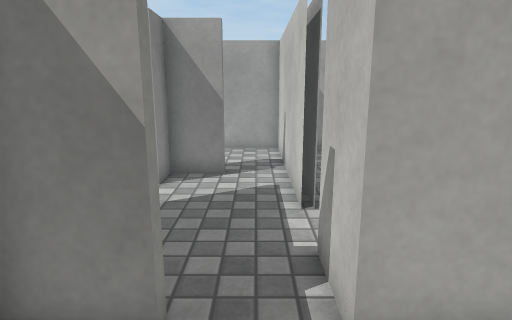
view 1 (above)

20 first-person views from a walk through a scene from a Unity 3-D project. The camera is 1.3 m above the floor, tilts 12° down and sees 75° across. The floor is counted in squares, 0.5 m on a side. Each view is taken from the middle of a square. On the plan, view 1 faces up. The plan holds only what a view shows up to about 20 squares ahead; the rest is blank. The place goes on beyond the plan. Surface patterns are stand-ins for the level's own textures.

view 2
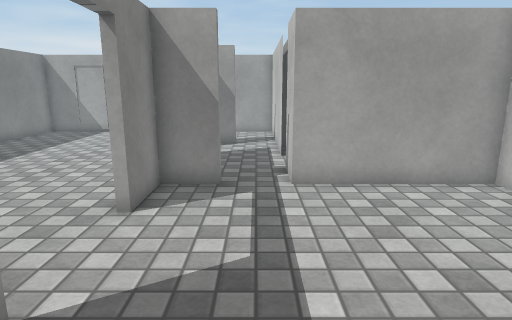

view 3
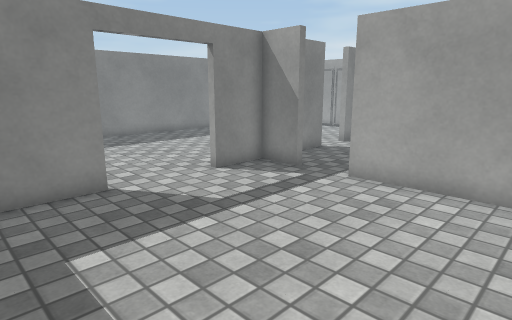

view 4
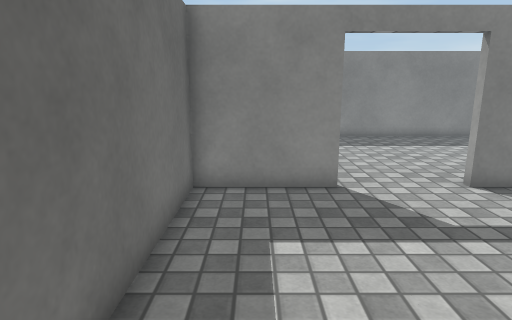

view 5
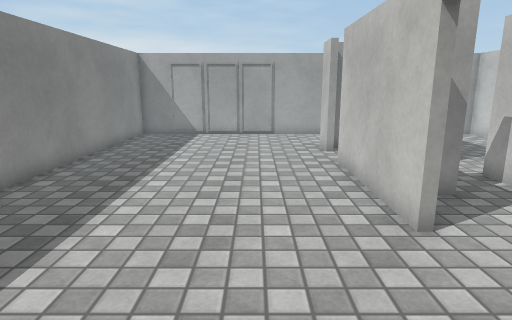

view 6
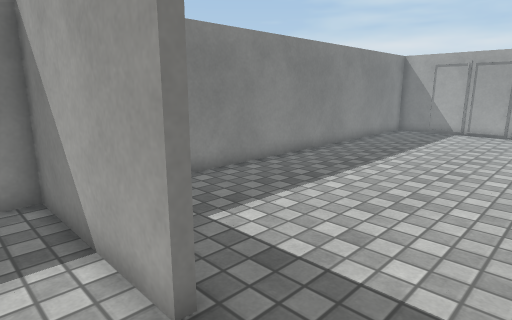

view 7
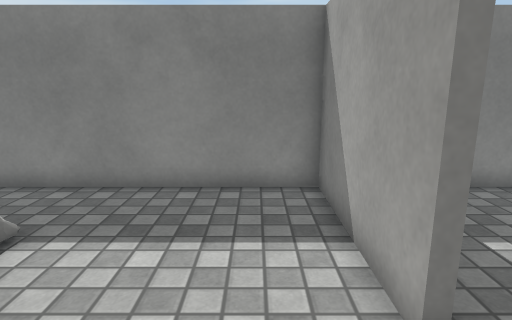

view 8
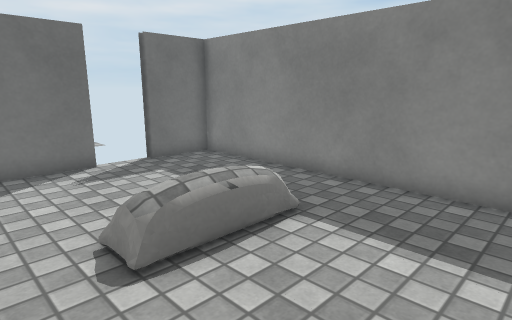

view 9
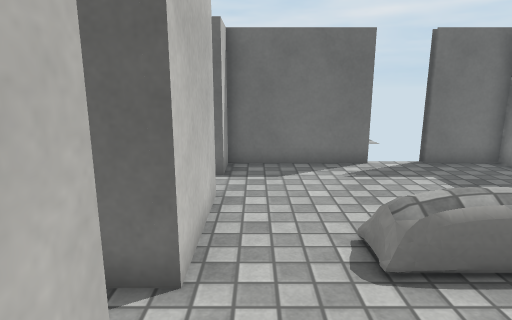

view 10
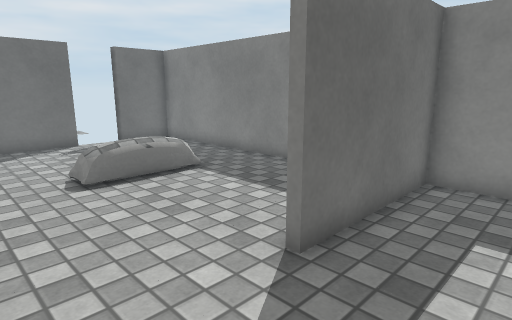

view 11
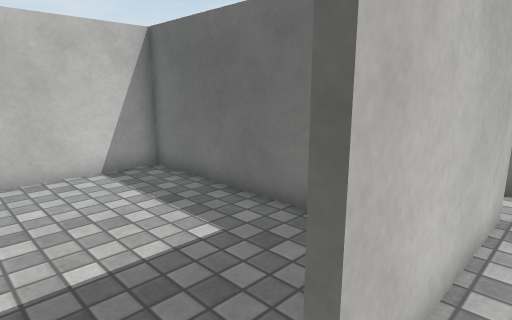

view 12
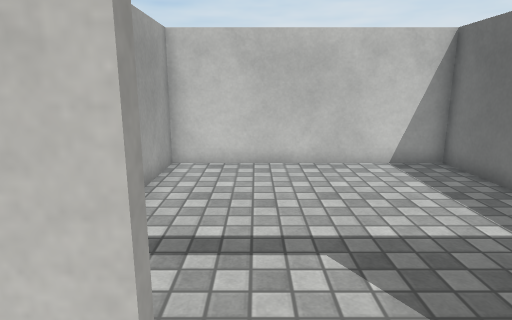

view 13
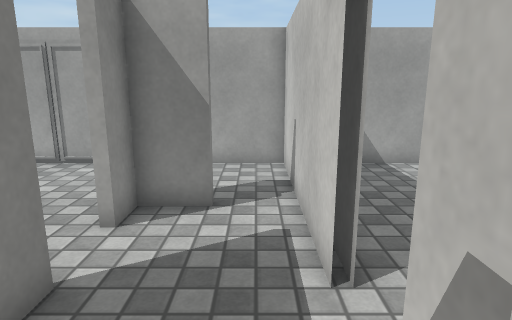

view 14
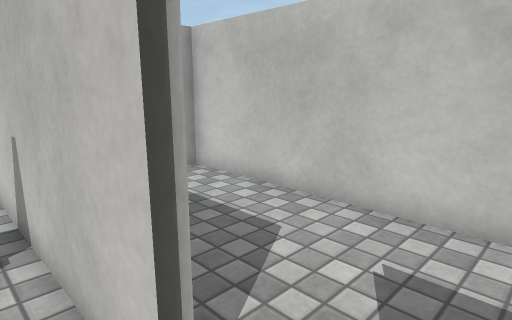

view 15
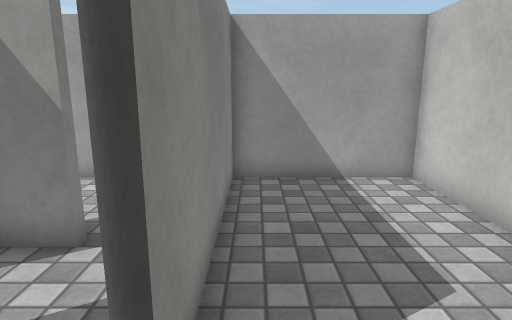

view 16
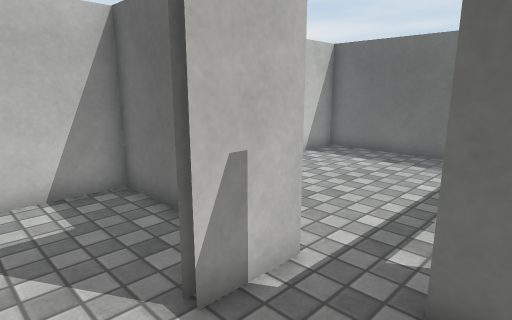

view 17
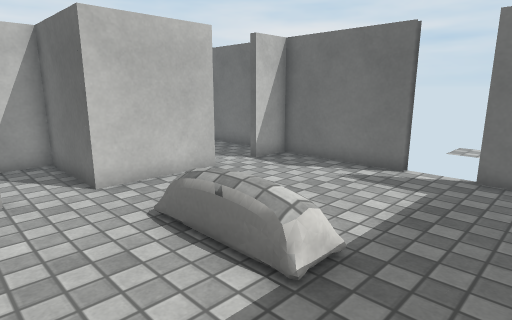

view 18
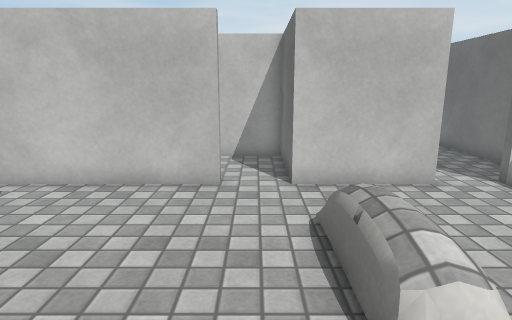

view 19
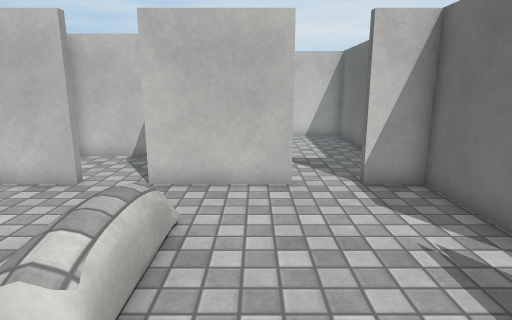

view 20
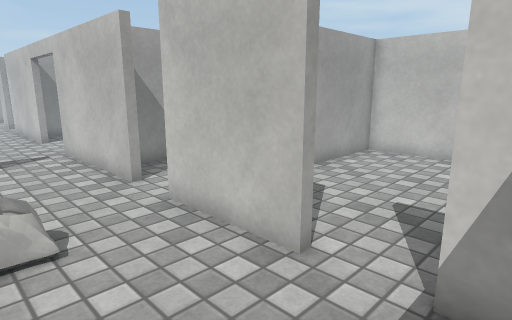

### Floor plan
Points are (right, up) in squares from view 1. A wall is a line through its corners. A room is listed if a view was taken in it or the views show most of it. See-through windows are left out.
Room 1 (views 1, 2, 3, 4, 10, 13)
walls: (-3, -2.8) (-2.7, -2.8) (-2.7, -6.7) (6.7, -6.7) (6.7, 3) (1, 3); (-1, 3.3) (-1, 3) (-2.7, 3) (-2.7, 0.8) (-3, 0.8)
ways out: opening at (-3, -1) to room 2; opening at (0, 3) to room 4
Room 2 (views 5, 11, 12)
walls: (-3, 9) (-3, 10.5); (-3, 0.8) (-3, 7); (-12.7, -3) (-12.7, -5) (-7, -5) (-7, -5.3); (1, 11.5) (1, 14.7) (-12.7, 14.7) (-12.7, -1.3); (-3, -5.5) (-3, -2.8)
ways out: opening at (-3, -1) to room 1; opening at (-5.5, -5) to room 3; opening at (-3, 8.5) to room 4; opening at (0, 10.5) to room 4
Room 3 (views 6, 7, 8, 9, 17, 18, 19, 20)
walls: (-3, -15.1) (-3, -11) (1, -11) (1, -7); (-2.6, -9) (-3, -9) (-3, -5.5); (-7, -5.3) (-12.7, -5.3) (-12.7, -18.7) (-10, -18.7); (-8.1, -18.7) (-3, -18.7) (-3, -17); (-0.6, -7) (-1.8, -7)
ways out: opening at (-5.5, -5) to room 2; opening at (-3, -15.5) to room 6; gap at (-10, -19); gap at (-8, -19)
objects: other object (-8, -12) to (-7, -12)
Room 4 (views 14, 16)
walls: (-2.7, 7.1) (-2.7, 5.5); (1, 6.9) (1, 11.5); (1.3, 6.9) (1.3, 11); (-0.9, 10.2) (-2.7, 10.2) (-2.7, 8.9); (-1.8, 3.3) (-1, 3.3); (1, 3) (1, 5)
ways out: opening at (0, 3) to room 1; opening at (-3, 8.5) to room 2; opening at (0, 10.5) to room 2; opening at (1, 6.5) to room 5
Room 5 (view 15)
walls: (1, 7.9) (1, 6.9); (4, 3.3) (6.7, 3.3) (6.7, 14.7) (1.3, 14.7) (1.3, 6.9)
ways out: opening at (1, 6.5) to room 4
Room 6 (no view inside)
walls: (-1, -18.7) (6.7, -18.7) (6.7, -11.3) (2.5, -11.3); (-3, -17) (-2.6, -17)
ways out: opening at (-3, -15.5) to room 3

Where each view was taken, in squares from view 1:
view 1: 0 up, 0 right, facing up
view 2: 6 down, 0 right, facing up
view 3: 6 down, 6 right, facing up-left
view 4: 5 down, 6 right, facing left
view 5: 5 down, 6 left, facing up
view 6: 7 down, 4 left, facing up-left
view 7: 7 down, 4 left, facing left
view 8: 7 down, 4 left, facing down-left
view 9: 7 down, 4 left, facing down
view 10: 2 down, 3 left, facing down-left
view 11: 1 down, 4 left, facing down-right
view 12: 0 up, 5 left, facing right
view 13: 3 up, 0 right, facing up
view 14: 5 up, 0 right, facing up-right
view 15: 5 up, 2 right, facing up
view 16: 7 up, 2 left, facing down-right
view 17: 8 down, 12 left, facing down-right
view 18: 10 down, 12 left, facing right
view 19: 14 down, 12 left, facing right
view 20: 18 down, 7 left, facing up-right
